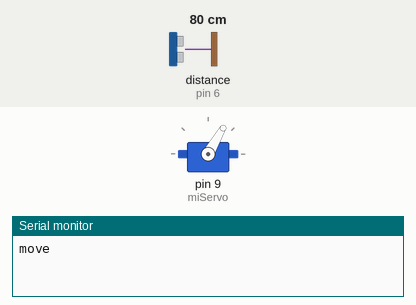
The sketch below on a simulated Arduino Uno, built with avr-gcc and run on an emulated ATmega328P. Parts: servo, the last lines printed to the serial monitor. Wiring (inferred from the names in the program): ultrasonic range finder: trigger pin 7; echo pin 6. Inputs (shaded band) come from the test bench; at power-on: distance to the obstacle (sensor on pin 6) 80 cm. The echo pulse lasts 58.3 µs per cm.

Above: at 0.1 s.
At 12.6 s:
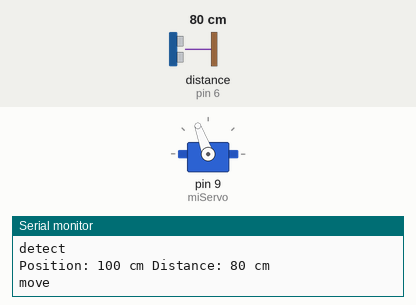
12.7 s: distance to the obstacle (sensor on pin 6) set to 250 cm
At 18.0 s:
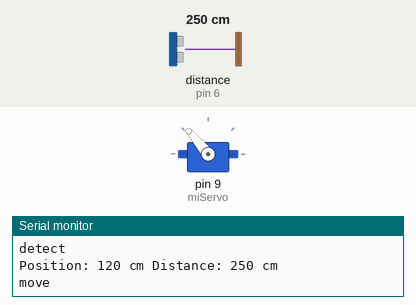
Timing chart, 0 to 39.2 s (numbered marks = the images above; inputs shaded):
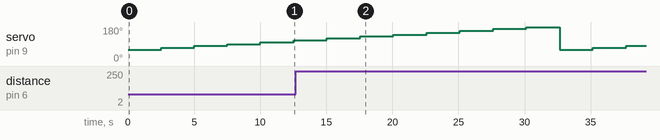

The sketch:

alarma.ino
```cpp
#include <Servo.h>
Servo miServo;
int trigPin = 7;
int echoPin = 6;
long duration, distance_cm;

void setup() {
  Serial.begin(9600);
  miServo.attach(9);
  pinMode(trigPin, OUTPUT);
  pinMode(echoPin, INPUT);

}
int value = 50;
void loop() {
  value = value + 10;
  Serial.println("move");
  miServo.write(value);

  delay(2000);
  Serial.println("detect");
  digitalWrite(trigPin, HIGH);
  delayMicroseconds(10);
  digitalWrite(trigPin, LOW);

  duration = pulseIn(echoPin, HIGH) / 2;
  distance_cm = duration / 29;

  Serial.print("Position: ");
  Serial.print(value);
  Serial.print(" cm ");
  Serial.print("Distance: ");
  Serial.print(distance_cm);
  Serial.println(" cm ");

  if (value >= 180) {
    value = 50;
  }
  delay(500);
}
```
